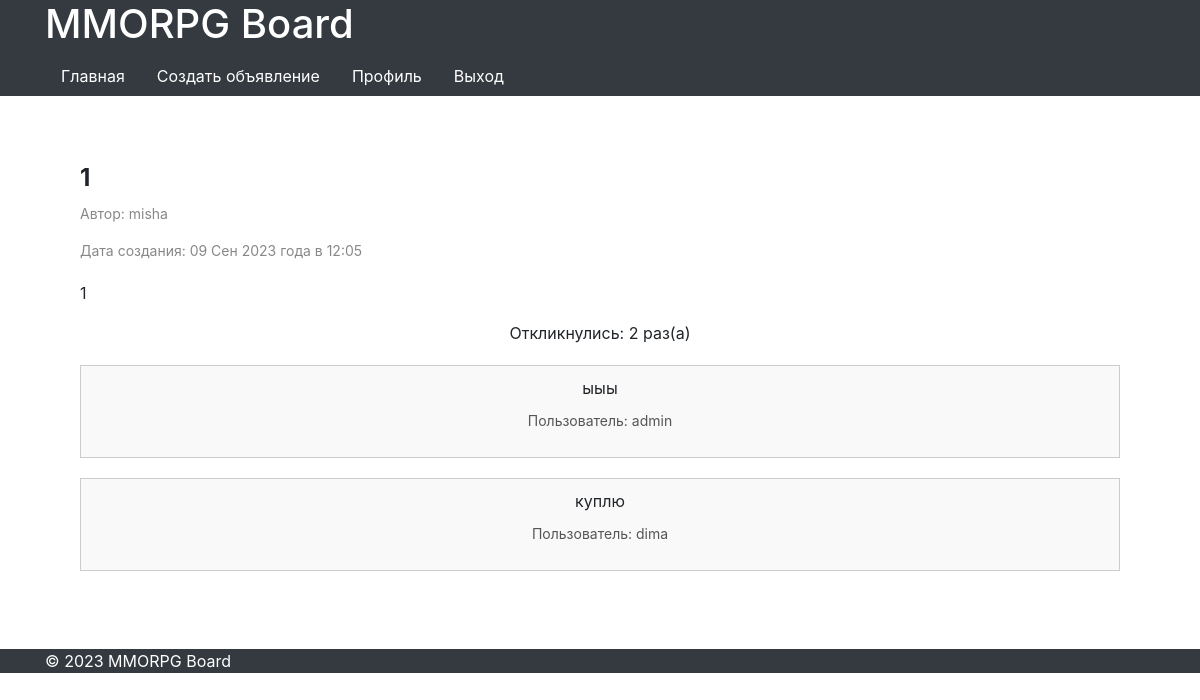
The app's page /ad/3/ (signed in), older data.
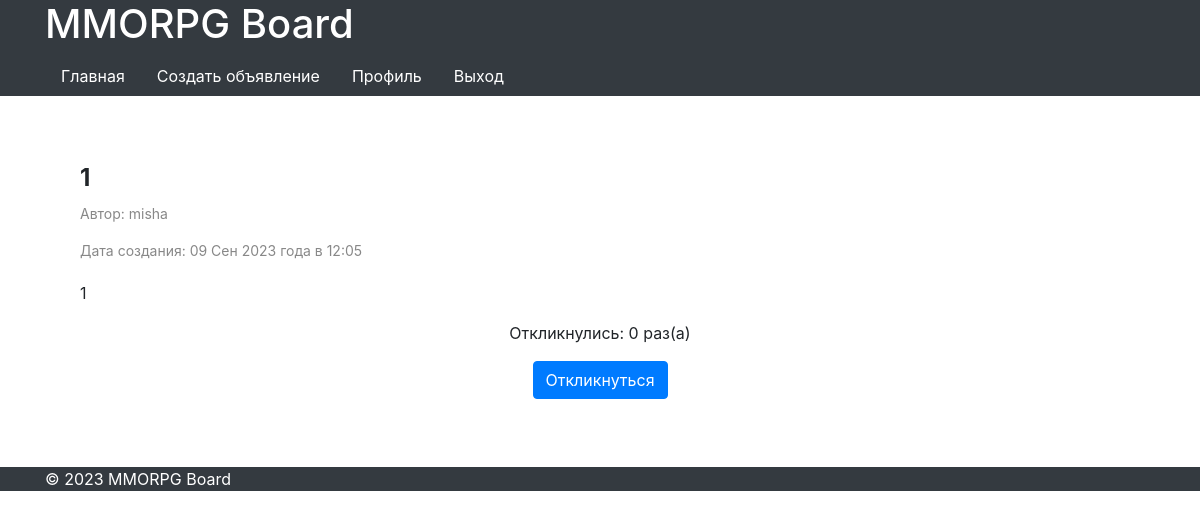
The same page, newer data.
### board/models.py (models this page shows, shortened)
class Ad(models.Model):
    CATEGORIES = [
        ('Танки', 'Танки'),
        ('Хилы', 'Хилы'),
        ('ДД', 'ДД'),
        ('Торговцы', 'Торговцы'),
        ('Гилдмастеры', 'Гилдмастеры'),
        ('Квестгиверы', 'Квестгиверы'),
        ('Кузнецы', 'Кузнецы'),
        ('Кожевники', 'Кожевники'),
        ('Зельевары', 'Зельевары'),
        ('Мастера заклинаний', 'Мастера заклинаний'),
    ]
    author = models.ForeignKey(User, on_delete=models.CASCADE, verbose_name='author')
    title = models.CharField(max_length=200, db_index=True)
    description = HTMLField()
    category = models.CharField(max_length=100, choices=CATEGORIES, default='Танки')
    created_at = models.DateTimeField(auto_now_add=True)

class Response(models.Model):
    responseUser = models.ForeignKey(User, on_delete=models.CASCADE)
    responseText = models.TextField()
    responseAd = models.ForeignKey(Ad, on_delete=models.CASCADE)
    responseCreated_at = models.DateTimeField(auto_now_add=True)
    is_accepted = models.BooleanField(default=False)

### board/views.py (the view)
# urls.py: path('<int:pk>/', AdDetailView.as_view(), name='ad_detail'),
class AdDetailView(LoginRequiredMixin, DetailView):
    template_name = 'ad_detail.html'
    queryset = Ad.objects.all()
    def get_context_data(self, **kwargs):
        context = super().get_context_data(**kwargs)
        ad = context['ad']
        user_has_response = ad.response_set.filter(responseUser=self.request.user).exists()
        context['user_has_response'] = user_has_response
        return context

### board/templates/ad_detail.html (shortened to what this page needs)
{% extends 'default.html' %}
{% block content %}
<main>
    <section class="container my-5">
        <div class="ad-details">
            <h2 class="ad-title">{{ ad.title }}</h2>
            <p class="ad-author">Автор: {{ ad.author }}</p>
            <p class="ad-author">Дата создания: {{ ad.created_at|date:'d M Y года в G:i' }}</p>
            <p class="ad-description">{{ ad.description|safe }}</p>
            <div class="text-center">
                    <p>Откликнулись: {{ ad.response_set.count }} раз(а)</p>
                {% if ad %}
                    <div class="responses">
                        {% for response in ad.response_set.all %}
                            <div class="response">
                                <p class="response-text">{{ response.responseText }}</p>
                                <p class="response-user">Пользователь: {{ response.responseUser.username }}</p>
                            </div>
                        {% endfor %}
                    </div>
                {% else %}
                    <p>Пока нет откликов</p>
                {% endif %}
                {% if not user_has_response and not ad.author == request.user %}
                <a href="{% url 'board:ad_respond' ad.id %}" class="btn btn-primary">Откликнуться</a>
                {% endif %}
            </div>
        </div>
    </section>
</main>
{% endblock content %}

Row changes from the older to the newer data that the page shows:
removed Response: responseText "ыыы", responseUser.username "admin"
removed Response: responseText "куплю", responseUser.username "dima"
computed for Ad "misha": response_set.count "2" → "0"
Text that changed along with them:
text now shown: "Откликнуться"
